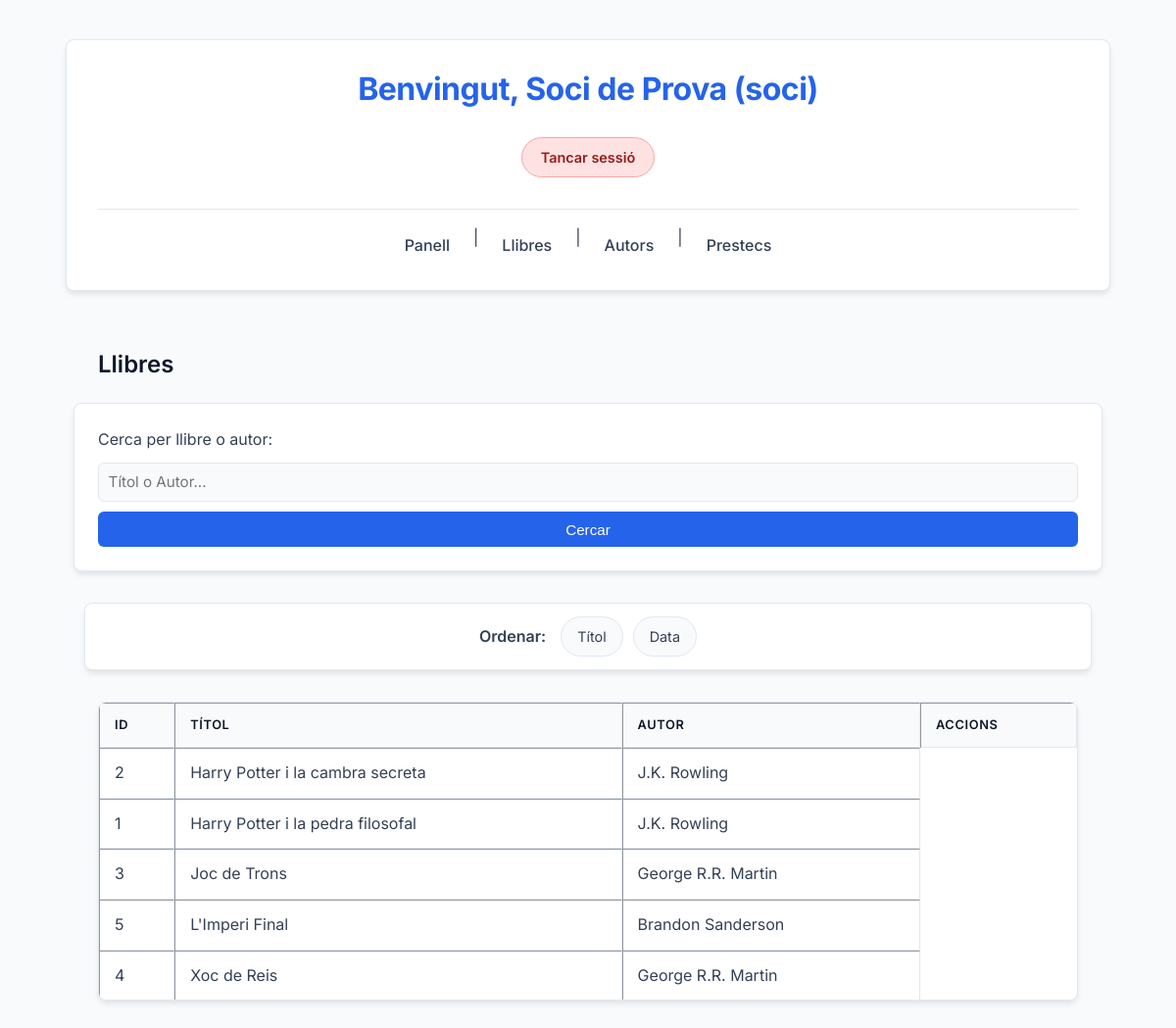
Screenshot of /Projecte_m_martinez_biblioteca_itic/llibres.php (signed in) with the database file from the repository.
### tables this page shows
CREATE TABLE llibres (
    id INT AUTO_INCREMENT PRIMARY KEY,
    titol VARCHAR(200) NOT NULL,
    autor_id INT NOT NULL,
    descripcio TEXT,
    data_publicacio DATE,
    estat ENUM('disponible', 'prestat') DEFAULT 'disponible',
    preu DECIMAL(5,2),
    FOREIGN KEY (autor_id) REFERENCES autors(id) ON DELETE CASCADE ON UPDATE CASCADE
);

CREATE TABLE autors (
    id INT AUTO_INCREMENT PRIMARY KEY,
    nom VARCHAR(100) NOT NULL,
    biografia TEXT
);

### Projecte_m_martinez_biblioteca_itic/llibres.php (the view, shortened to what this page needs)
<?php
include 'header.php';
include 'connexio_bd.php';
$cerca = isset($_GET['cerca']) ? mysqli_real_escape_string($conn, $_GET['cerca']) : '';
$ordre = isset($_GET['ordre']) ? $_GET['ordre'] : 'titol';
$ordre_sql = ($ordre == 'data_publicacio') ? 'data_publicacio DESC' : 'titol ASC';
$on = $cerca ? "WHERE titol LIKE '%$cerca%' OR autors.nom LIKE '%$cerca%'" : '';
$query = "SELECT llibres.*, autors.nom AS nom_autor FROM llibres JOIN autors ON llibres.autor_id = autors.id $on ORDER BY $ordre_sql";
$result = mysqli_query($conn, $query);
echo "<h2>Llibres</h2>";
echo "<form method='GET'>
    <label for='cerca'>Cerca per llibre o autor:</label>
    <input name='cerca' id='cerca' placeholder='Títol o Autor...'>
    <button>Cercar</button>
</form>";
echo "<div class='sort-container'>
    <span class='sort-label'>Ordenar:</span>
    <a href='?ordre=titol' class='btn-sort'>Títol</a>
    <a href='?ordre=data_publicacio' class='btn-sort'>Data</a>
</div>";
echo "<table border='1'><tr><th>ID</th><th>Títol</th><th>Autor</th><th>Accions</th></tr>";
while ($fila = mysqli_fetch_assoc($result)) {
    echo "<tr><td>{$fila['id']}</td><td>{$fila['titol']}</td><td>{$fila['nom_autor']}</td>";
    echo "</tr>";
}
echo "</table>";
?>
</body>
</html>

### Projecte_m_martinez_biblioteca_itic/style.css (style rules this page uses)
:root { --primary: #2563eb; --primary-color: #2563eb; --primary-dark: #1e40af; --bg-color: #f8fafc; --surface: #ffffff; --text: #334155; --text-heading: #0f172a; --border: #e2e8f0; --radius: 8px; --shadow: 0 4px 6px -1px rgb(0 0 0 / 0.1); }
body { font-family: 'Inter', system-ui, sans-serif; background-color: var(--bg-color); color: var(--text); line-height: 1.6; margin: 0; padding: 40px 20px; display: flex; flex-direction: column; align-items: center; }
body > * { max-width: 1000px; width: 100%; }
h1, h2, h3 { color: var(--text-heading); font-weight: 600; margin-top: 1.5rem; }
form { background: var(--surface); padding: 1.5rem; border-radius: var(--radius); box-shadow: var(--shadow); margin-bottom: 2rem; border: 1px solid var(--border); display: flex; flex-direction: column; gap: 10px; }
input, select, textarea { padding: 0.6rem; border: 1px solid var(--border); border-radius: 6px; font-size: 0.95rem; font-family: inherit; width: 100%; box-sizing: border-box; transition: border-color 0.2s; background-color: var(--bg-color); color: var(--text); }
button { background-color: var(--primary); color: #fff; padding: 0.6rem 1.2rem; border: none; border-radius: 6px; font-weight: 500; cursor: pointer; transition: background-color 0.2s; font-size: 0.95rem; }
table { width: 100%; border-collapse: separate; border-spacing: 0; background: var(--surface); border-radius: var(--radius); overflow: hidden; box-shadow: var(--shadow); margin-top: 1rem; border: 1px solid var(--border); }
th, td { padding: 12px 15px; text-align: left; border-bottom: 1px solid var(--border); vertical-align: middle; }
th { background-color: var(--bg-color); font-weight: 600; color: var(--text-heading); text-transform: uppercase; font-size: 0.8rem; letter-spacing: 0.05em; }
tr:last-child td { border-bottom: none; }
.sort-container { display: flex; align-items: center; justify-content: center; gap: 10px; margin-bottom: 1rem; background: var(--surface); padding: 0.8rem; border-radius: var(--radius); box-shadow: var(--shadow); border: 1px solid var(--border); }
.sort-label { font-weight: 600; color: var(--text); margin-right: 5px; }
.btn-sort { display: inline-block; padding: 0.5rem 1rem; background-color: var(--bg-color); color: var(--text); border: 1px solid var(--border); border-radius: 9999px; text-decoration: none; font-size: 0.9rem; transition: all 0.2s; }

### rows the page displays
llibres: id "2", titol "Harry Potter i la cambra secreta", autor.nom "J.K. Rowling"
llibres: id "1", titol "Harry Potter i la pedra filosofal", autor.nom "J.K. Rowling"
llibres: id "3", titol "Joc de Trons", autor.nom "George R.R. Martin"
llibres: id "5", titol "L'Imperi Final", autor.nom "Brandon Sanderson"
llibres: id "4", titol "Xoc de Reis", autor.nom "George R.R. Martin"

### other values shown
$_SESSION['usuari_nom'] "Soci de Prova"
$_SESSION['usuari_rol'] "soci"
